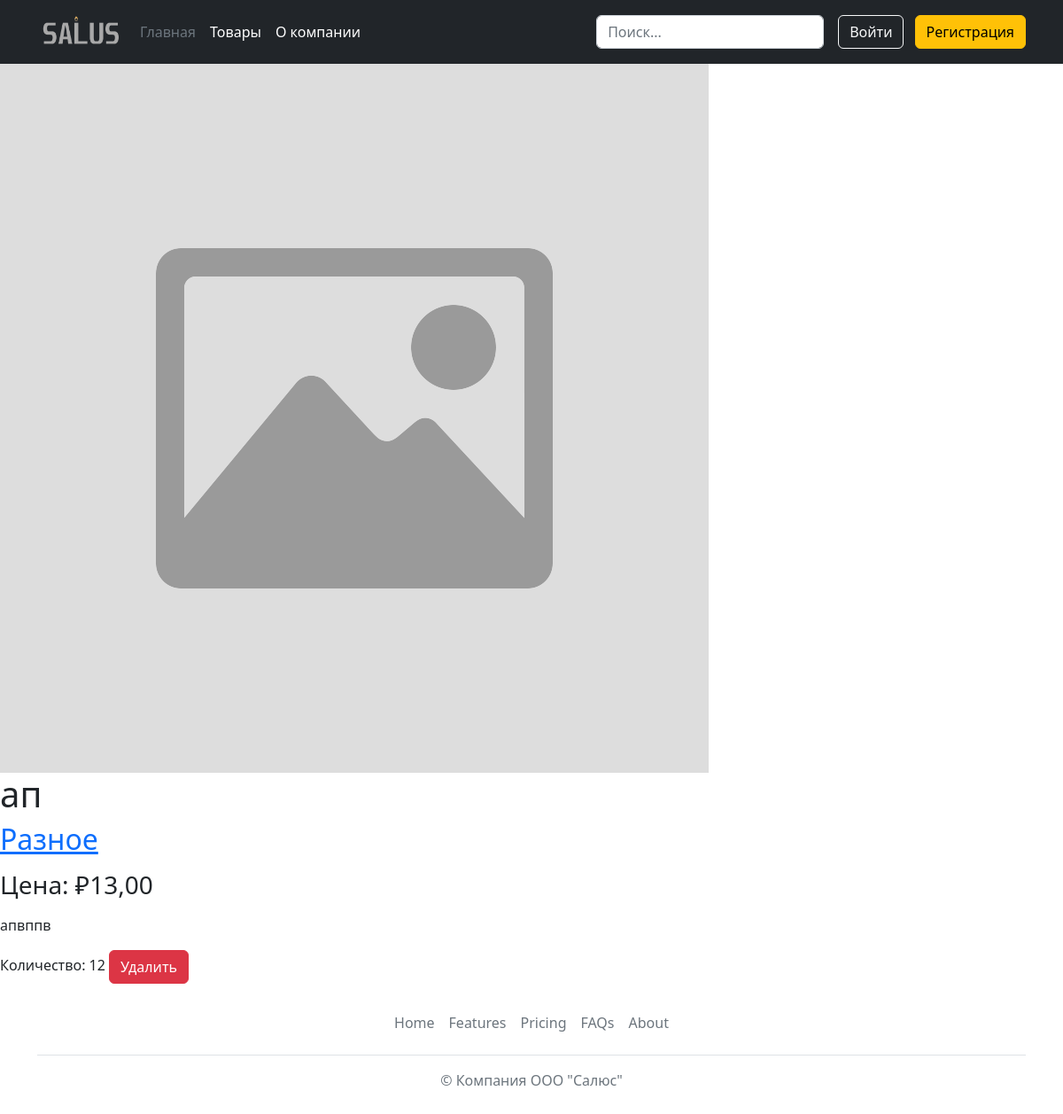
The app's page /product/3/, older data.
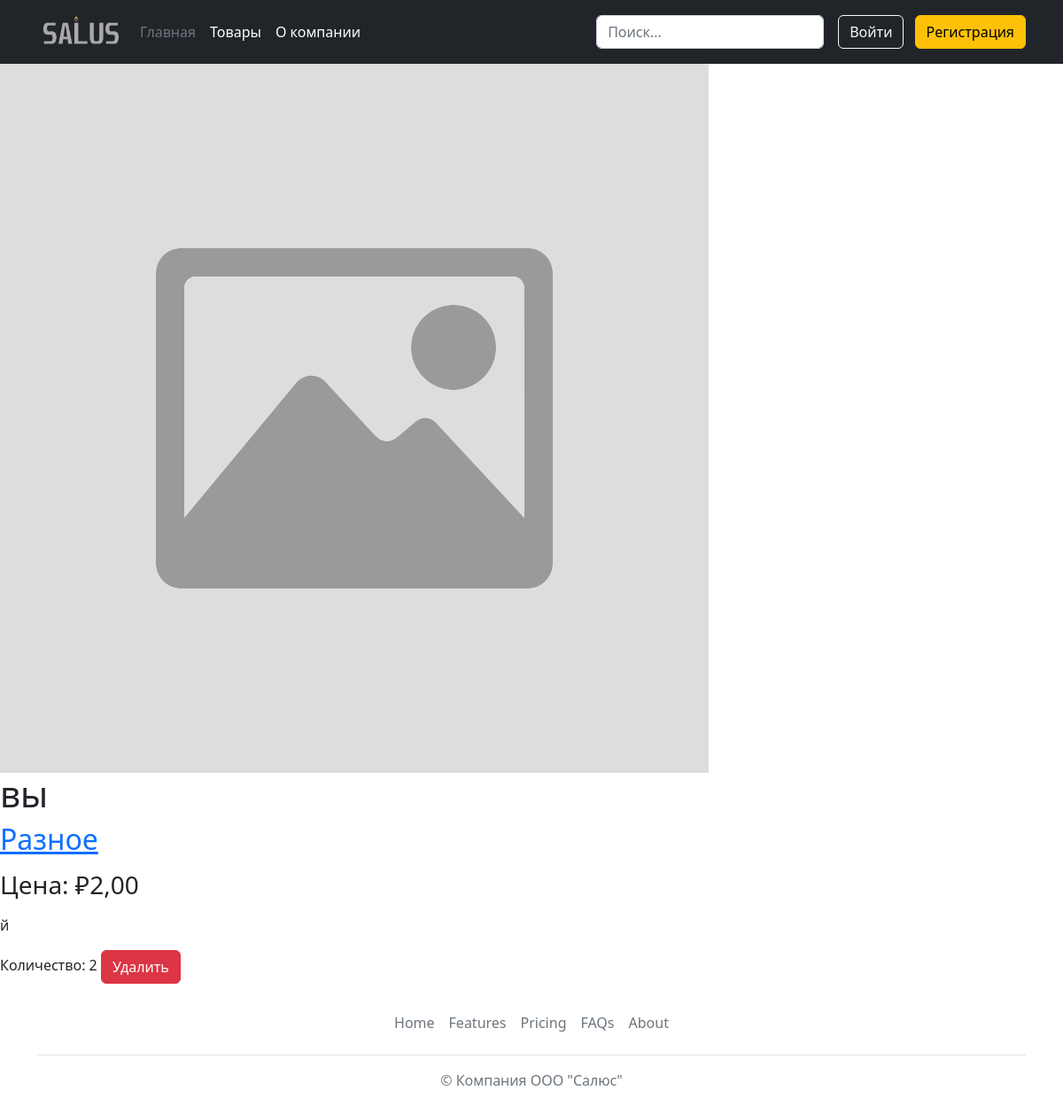
The same page, newer data.
### shop/models.py (models this page shows, shortened)
class Product(models.Model):
    category = models.ForeignKey(Category, related_name='products', on_delete=models.CASCADE, verbose_name='Категория')#CASCADE - чтобы ругался на удаление категории
    name = models.CharField(max_length=150, db_index=True, verbose_name='Название товара')
    description = models.TextField(max_length=1000, blank=True, verbose_name='Описание и спецификация')
    price = models.DecimalField(max_digits=6, decimal_places=2, validators=[MinValueValidator(Decimal('0.01'))], verbose_name='Цена')
    amount = models.DecimalField(max_digits=10, decimal_places=0)
    image = models.ImageField(upload_to='product/%Y/%m/%d', blank=True, null=True, verbose_name='Изображение')
    created = models.DateTimeField(auto_now_add=True)
    uploaded = models.DateTimeField(auto_now=True)
    class Meta:
        ordering = ('name',)
        verbose_name = 'Товар'
        verbose_name_plural = 'Товары'

class Category(models.Model):
    name = models.CharField(max_length=100, db_index=True)
    slug = models.SlugField(max_length=100, unique=True)
    class Meta:
        ordering = ('name', )
        verbose_name = 'Категория'
        verbose_name_plural = 'Категории'
    def __str__(self):
        return self.name
    def get_absolute_url(self):
        return reverse('myshop:product_list_by_category', args=[self.slug])

### shop/views.py (the view)
# urls.py: path('<int:id>/', views.product_detail, name='product_detail'),
def product_detail(request, id):
    product = get_object_or_404(Product, id=id)
    return render(request, 'product/detail.html', {'product': product})

### templates/product/detail.html (shortened to what this page needs)
{% extends 'index.html' %}
{% load static %}
{% block container %}
<div class="product-detail">
<img src="{% if product.image %}{{ product.image.url }}{% else %}
{% static "img/no-image.png" %}{% endif %}">
<h1>{{ product.name }}</h1>
<h2>
<a href="{{ product.category.get_absolute_url }}">{{product.category }}</a>
</h2>
    <p class="price"><h3>Цена: ₽{{ product.price }}</h3></p>
{{ product.description|linebreaks }}
    Количество: {{ product.amount }}
       <button class="btn btn-danger" type="submit" >Удалить</button>
</div>
{% endblock container %}

Row changes from the older to the newer data that the page shows:
changed Product "Разное": name "ап" → "вы"; price "13,00" → "2,00"; description "апвппв" → "й"; amount "12" → "2"
